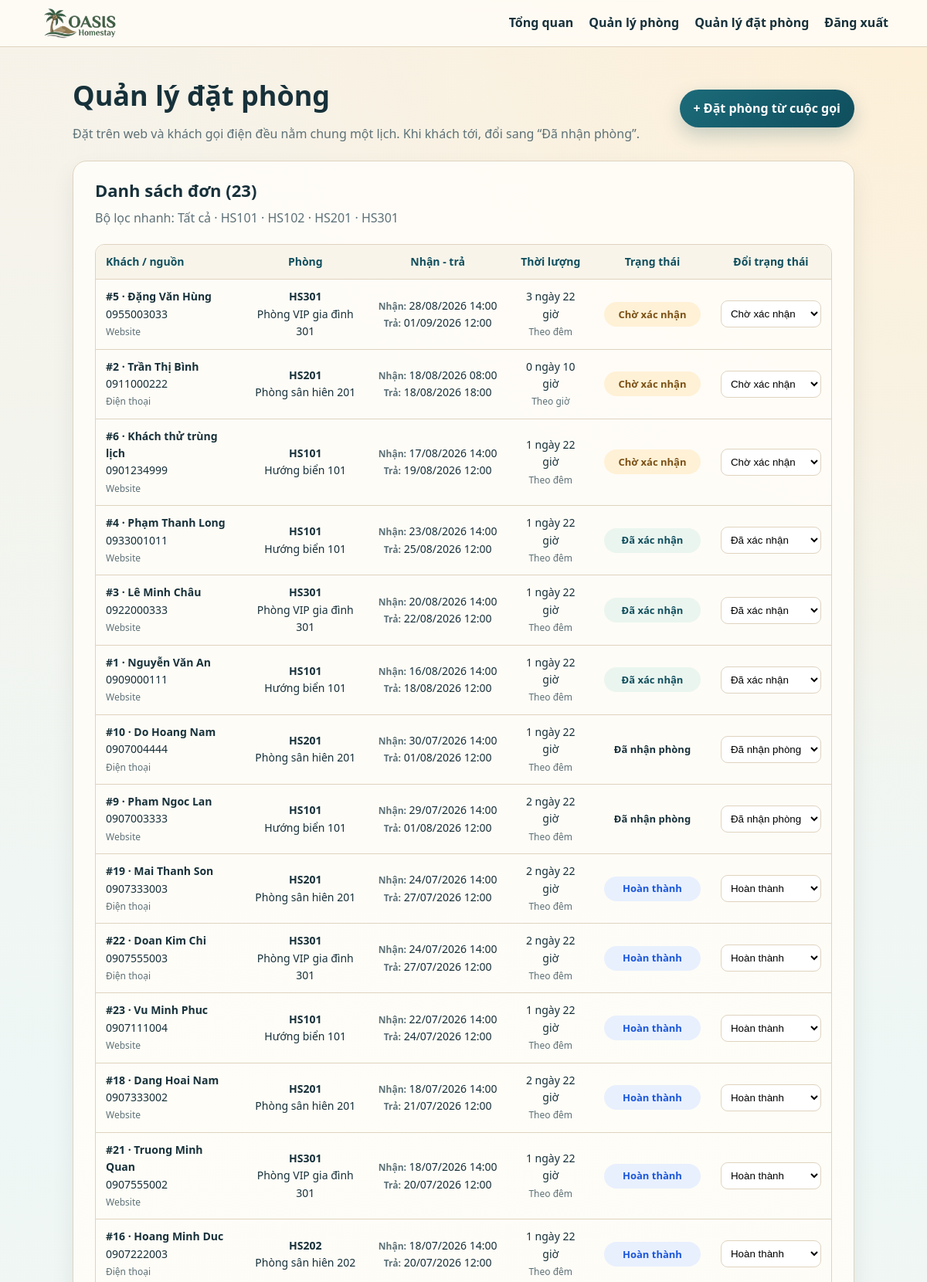
The page /admin/bookings.php (signed in, upper part) on the database its author committed.
### tables this page shows
CREATE TABLE phong (
    id_phong INT AUTO_INCREMENT PRIMARY KEY,
    id_loai_phong INT NOT NULL,
    ma_so_phong VARCHAR(20) NOT NULL UNIQUE,
    ten_phong VARCHAR(100) NOT NULL,
    tang INT NOT NULL DEFAULT 1,
    vi_tri VARCHAR(150) DEFAULT NULL,
    huong_view VARCHAR(150) DEFAULT NULL,
    dien_tich DECIMAL(8,2) DEFAULT NULL,
    tien_nghi TEXT,
    duong_dan_hinh VARCHAR(255) NOT NULL,
    hinh_2 VARCHAR(255) DEFAULT NULL,
    hinh_3 VARCHAR(255) DEFAULT NULL,
    hinh_4 VARCHAR(255) DEFAULT NULL,
    gia_theo_gio DECIMAL(12,2) DEFAULT NULL,
    gia_theo_ngay DECIMAL(12,2) DEFAULT NULL,
    trang_thai ENUM('dang_hoat_dong', 'tu_sua', 'tam_dung') DEFAULT 'dang_hoat_dong',
    ngay_tao TIMESTAMP DEFAULT CURRENT_TIMESTAMP,
    FOREIGN KEY (id_loai_phong) REFERENCES loai_phong(id_loai_phong),
    INDEX idx_phong_trang_thai (trang_thai)
);

CREATE TABLE dat_phong (
    id_dat_phong INT AUTO_INCREMENT PRIMARY KEY,
    id_phong INT NOT NULL,
    ho_ten VARCHAR(100) NOT NULL,
    so_dien_thoai VARCHAR(20) NOT NULL,
    email VARCHAR(100),
    dia_chi VARCHAR(255),
    ngay_nhan_phong DATETIME NOT NULL,
    ngay_tra_phong DATETIME NOT NULL,
    kieu_dat ENUM('gio', 'ngay') DEFAULT 'ngay',
    so_luong INT NOT NULL DEFAULT 1,
    tong_tien DECIMAL(12,2) NOT NULL DEFAULT 0,
    nguon_dat ENUM('web', 'dien_thoai') DEFAULT 'web',
    trang_thai ENUM('cho_xac_nhan', 'da_xac_nhan', 'da_nhan_phong', 'hoan_thanh', 'da_huy') DEFAULT 'cho_xac_nhan',
    ghi_chu VARCHAR(500),
    ngay_tao TIMESTAMP DEFAULT CURRENT_TIMESTAMP,
    FOREIGN KEY (id_phong) REFERENCES phong(id_phong),
    INDEX idx_lich_phong (id_phong, ngay_nhan_phong, ngay_tra_phong),
    INDEX idx_trang_thai_dat (trang_thai)
);

### includes/functions.php (called while the page is built, shortened)
<?php
function h($giaTri)
{
    return htmlspecialchars((string) $giaTri, ENT_QUOTES, 'UTF-8');
}
function ten_trang_thai_dat($trangThai)
{
    return array(
        'cho_xac_nhan' => 'Chờ xác nhận',
        'da_xac_nhan' => 'Đã xác nhận',
        'da_nhan_phong' => 'Đã nhận phòng',
        'hoan_thanh' => 'Hoàn thành',
        'da_huy' => 'Đã hủy',
    )[$trangThai] ?? 'Chưa rõ';
}
function format_duration_minutes($minutes)
{
    $minutes = max(0, (int) $minutes); return floor($minutes / 1440) . ' ngày ' . floor(($minutes % 1440) / 60) . ' giờ';
}

### admin/bookings.php (the view, shortened to what this page needs)
<?php
include '../includes/db.php';
include '../includes/functions.php';
$rooms = array();
$bookings = array();
if ($conn) {
    $result = $conn->query("SELECT p.id_phong, p.ma_so_phong, p.ten_phong, p.trang_thai,
        lp.ten_loai_phong, lp.gia_theo_gio, lp.gia_theo_ngay
        FROM phong p INNER JOIN loai_phong lp ON lp.id_loai_phong = p.id_loai_phong
        WHERE p.trang_thai = 'dang_hoat_dong' ORDER BY p.ma_so_phong");
    if ($result) while ($row = $result->fetch_assoc()) $rooms[] = $row;
}
if ($conn) {
    $sql = "SELECT dp.*, p.ten_phong, p.ma_so_phong, lp.ten_loai_phong
            FROM dat_phong dp INNER JOIN phong p ON p.id_phong = dp.id_phong
            INNER JOIN loai_phong lp ON lp.id_loai_phong = p.id_loai_phong";
    $sql .= " ORDER BY CASE dp.trang_thai WHEN 'cho_xac_nhan' THEN 0 WHEN 'da_xac_nhan' THEN 1
              WHEN 'da_nhan_phong' THEN 2 WHEN 'hoan_thanh' THEN 3 ELSE 4 END, dp.ngay_nhan_phong DESC";
    $result = $conn->query($sql);
    if ($result) while ($row = $result->fetch_assoc()) $bookings[] = $row;
}
include '../includes/header.php';
?>
<main class="admin-main"><div class="admin-container">
    <section class="page-title"><div><h1>Quản lý đặt phòng</h1><p>Đặt trên web và khách gọi điện đều nằm chung một lịch. Khi khách tới, đổi sang “Đã nhận phòng”.</p></div><a class="button" href="bookings.php?action=add">+ Đặt phòng từ cuộc gọi</a></section>
    <section class="room-admin-list-card room-admin-list-section booking-list-section"><div class="room-admin-list-intro"><h2>Danh sách đơn (<?php echo count($bookings); ?>)</h2><p>Bộ lọc nhanh: <a href="bookings.php">Tất cả</a><?php foreach ($rooms as $room) { ?> · <a href="bookings.php?id_phong=<?php echo (int) $room['id_phong']; ?>"><?php echo h($room['ma_so_phong']); ?></a><?php } ?></p></div>
        <div class="booking-table-wrap"><table class="booking-table"><thead><tr><th>Khách / nguồn</th><th>Phòng</th><th>Nhận - trả</th><th>Thời lượng</th><th>Trạng thái</th><th>Đổi trạng thái</th></tr></thead><tbody>
        <?php foreach ($bookings as $item) { $minutes = max(0, (int) ceil((strtotime($item['ngay_tra_phong']) - strtotime($item['ngay_nhan_phong'])) / 60)); $statusClass = match ($item['trang_thai']) { 'cho_xac_nhan' => 'booking-badge--pending', 'da_xac_nhan' => 'booking-badge--confirmed', 'da_nhan_phong' => 'booking-badge--occupied', 'hoan_thanh' => 'booking-badge--done', 'da_huy' => 'booking-badge--cancelled', default => 'booking-badge--pending' }; ?>
            <tr><td><strong>#<?php echo (int) $item['id_dat_phong']; ?> · <?php echo h($item['ho_ten']); ?></strong><br><?php echo h($item['so_dien_thoai']); ?><br><span class="booking-email"><?php echo $item['nguon_dat'] === 'dien_thoai' ? 'Điện thoại' : 'Website'; ?></span></td><td><strong><?php echo h($item['ma_so_phong']); ?></strong><br><?php echo h($item['ten_phong']); ?></td><td class="booking-date-cell"><span class="booking-sublabel">Nhận:</span> <?php echo date('d/m/Y H:i', strtotime($item['ngay_nhan_phong'])); ?><br><span class="booking-sublabel">Trả:</span> <?php echo date('d/m/Y H:i', strtotime($item['ngay_tra_phong'])); ?></td><td><?php echo h(format_duration_minutes($minutes)); ?><br><span class="booking-email"><?php echo h($item['kieu_dat'] === 'gio' ? 'Theo giờ' : 'Theo đêm'); ?></span></td><td><span class="booking-badge <?php echo $statusClass; ?>"><?php echo h(ten_trang_thai_dat($item['trang_thai'])); ?></span></td><td><form method="post" class="status-form"><input type="hidden" name="action" value="update_status"><input type="hidden" name="id_dat_phong" value="<?php echo (int) $item['id_dat_phong']; ?>"><select name="trang_thai" onchange="this.form.submit()"><option value="cho_xac_nhan" <?php echo $item['trang_thai'] === 'cho_xac_nhan' ? 'selected' : ''; ?>>Chờ xác nhận</option><option value="da_xac_nhan" <?php echo $item['trang_thai'] === 'da_xac_nhan' ? 'selected' : ''; ?>>Đã xác nhận</option><option value="da_nhan_phong" <?php echo $item['trang_thai'] === 'da_nhan_phong' ? 'selected' : ''; ?>>Đã nhận phòng</option><option value="hoan_thanh" <?php echo $item['trang_thai'] === 'hoan_thanh' ? 'selected' : ''; ?>>Hoàn thành</option><option value="da_huy" <?php echo $item['trang_thai'] === 'da_huy' ? 'selected' : ''; ?>>Đã hủy</option></select></form></td></tr>
        <?php } ?>
        </tbody></table></div>
    </section>
</div></main>
<?php include '../includes/footer.php'; ?>

### includes/site.css (style rules this page uses)
* { box-sizing: border-box; }
:root { --ink: #17313a; --muted: #5d7177; --sea: #1c6b7a; --sea-deep: #0f4e5d; --sand: #f4eadb; --paper: #fffdf8; --line: #dfd3bf; --glow: rgba(18, 54, 61, 0.14); }
body { margin: 0; font-family: "Segoe UI", "Helvetica Neue", Arial, sans-serif; color: var(--ink); background: radial-gradient(circle at top right, rgba(255, 239, 212, 0.85), transparent 34%), linear-gradient(180deg, #f7f2e8 0%, #eef7f6 52%, #f7f2e8 100%); line-height: 1.6; display: flex; flex-direction: column; min-height: 100vh; }
a { color: inherit; text-decoration: none; }
.admin-container { width: min(1120px, 92%); margin: 0 auto; }
.admin-main { padding: 34px 0; flex: 1; }
.page-title { margin-bottom: 22px; display: flex; justify-content: space-between; align-items: center; gap: 20px; }
.page-title>div { flex: 1; }
.page-title h1 { margin: 0 0 8px; font-size: clamp(28px, 4vw, 36px); font-weight: 700; }
.page-title p { margin: 0; color: var(--muted); }
.page-title .button { flex-shrink: 0; white-space: nowrap; }
.room-admin-list-card { background: rgba(255, 253, 248, 0.95); border: 1px solid var(--line); border-radius: 18px; padding: 20px 28px 28px 28px; box-shadow: 0 14px 30px rgba(24, 43, 48, 0.08); }
.room-admin-list-intro { margin-bottom: 20px; }
.room-admin-list-intro h2 { margin: 0 0 6px; font-size: 22px; }
.room-admin-list-intro p { margin: 0; color: var(--muted); }
th { text-align: center; }
.button, button { display: inline-block; border: 0; border-radius: 999px; background: linear-gradient(135deg, var(--sea), var(--sea-deep)); color: #ffffff; padding: 12px 18px; font-weight: 700; cursor: pointer; box-shadow: 0 10px 24px rgba(15, 78, 93, 0.22); }
main { width: min(1100px, 92%); margin: 0 auto; flex: 1; }
.booking-list-section { margin-top: 0; }
.booking-table-wrap { overflow-x: auto; border-radius: 12px; border: 1px solid var(--line); }
.booking-table { width: 100%; border-collapse: collapse; min-width: 760px; }
.booking-table th, .booking-table td { padding: 11px 13px; border-bottom: 1px solid var(--line); text-align: center; vertical-align: middle; font-size: 14px; }
.booking-table thead th { background: rgba(248, 243, 233, 0.9); font-weight: 700; font-size: 14px; color: var(--sea-deep); white-space: nowrap; text-align: center; }
.booking-table th:first-child, .booking-table td:first-child { text-align: left; }
.booking-badge { display: inline-flex; align-items: center; justify-content: center; width: 125px; height: 32px; padding: 0 10px; border-radius: 999px; font-size: 13px; font-weight: 700; white-space: nowrap; box-shadow: none; text-align: center; }
.booking-badge--pending { background: #fff1d6; color: #7a5015; }
.booking-badge--confirmed { background: #eaf5ef; color: var(--sea-deep); }
.booking-badge--done { background: #e8f0fe; color: #1a56db; }
.booking-date-cell { white-space: nowrap; font-size: 13px; }
.booking-email { font-size: 12px; color: var(--muted); }
.booking-sublabel { font-size: 12px; color: var(--muted); font-weight: 600; }
.status-form { display: flex; gap: 7px; align-items: center; }
.status-form select { min-width: 130px; padding: 8px; border: 1px solid var(--line); border-radius: 9px; background: #fff; }

### rows shown on the page
phong: ma_so_phong "HS101"
phong: ma_so_phong "HS102"
phong: ma_so_phong "HS201"
phong: ma_so_phong "HS301"
dat_phong: id_dat_phong "5", ho_ten "Đặng Văn Hùng", so_dien_thoai "0955003033", nguon_dat "Website", id_phong.ma_so_phong "HS301", id_phong.ten_phong "Phòng VIP gia đình 301", ngay_nhan_phong "28/08/2026 14:00", ngay_tra_phong "01/09/2026 12:00", format_duration_minutes($minutes) "3 ngày 22 giờ", kieu_dat "Theo đêm", trang_thai "Chờ xác nhận"
dat_phong: id_dat_phong "2", ho_ten "Trần Thị Bình", so_dien_thoai "0911000222", nguon_dat "Điện thoại", id_phong.ma_so_phong "HS201", id_phong.ten_phong "Phòng sân hiên 201", ngay_nhan_phong "18/08/2026 08:00", ngay_tra_phong "18/08/2026 18:00", format_duration_minutes($minutes) "0 ngày 10 giờ", kieu_dat "Theo giờ", trang_thai "Chờ xác nhận"
dat_phong: id_dat_phong "6", ho_ten "Khách thử trùng lịch", so_dien_thoai "0901234999", nguon_dat "Website", id_phong.ma_so_phong "HS101", id_phong.ten_phong "Hướng biển 101", ngay_nhan_phong "17/08/2026 14:00", ngay_tra_phong "19/08/2026 12:00", format_duration_minutes($minutes) "1 ngày 22 giờ", kieu_dat "Theo đêm", trang_thai "Chờ xác nhận"
dat_phong: id_dat_phong "4", ho_ten "Phạm Thanh Long", so_dien_thoai "0933001011", nguon_dat "Website", id_phong.ma_so_phong "HS101", id_phong.ten_phong "Hướng biển 101", ngay_nhan_phong "23/08/2026 14:00", ngay_tra_phong "25/08/2026 12:00", format_duration_minutes($minutes) "1 ngày 22 giờ", kieu_dat "Theo đêm", trang_thai "Đã xác nhận"
dat_phong: id_dat_phong "3", ho_ten "Lê Minh Châu", so_dien_thoai "0922000333", nguon_dat "Website", id_phong.ma_so_phong "HS301", id_phong.ten_phong "Phòng VIP gia đình 301", ngay_nhan_phong "20/08/2026 14:00", ngay_tra_phong "22/08/2026 12:00", format_duration_minutes($minutes) "1 ngày 22 giờ", kieu_dat "Theo đêm", trang_thai "Đã xác nhận"
dat_phong: id_dat_phong "1", ho_ten "Nguyễn Văn An", so_dien_thoai "0909000111", nguon_dat "Website", id_phong.ma_so_phong "HS101", id_phong.ten_phong "Hướng biển 101", ngay_nhan_phong "16/08/2026 14:00", ngay_tra_phong "18/08/2026 12:00", format_duration_minutes($minutes) "1 ngày 22 giờ", kieu_dat "Theo đêm", trang_thai "Đã xác nhận"
dat_phong: id_dat_phong "10", ho_ten "Do Hoang Nam", so_dien_thoai "0907004444", nguon_dat "Điện thoại", id_phong.ma_so_phong "HS201", id_phong.ten_phong "Phòng sân hiên 201", ngay_nhan_phong "30/07/2026 14:00", ngay_tra_phong "01/08/2026 12:00", format_duration_minutes($minutes) "1 ngày 22 giờ", kieu_dat "Theo đêm", trang_thai "Đã nhận phòng"
dat_phong: id_dat_phong "9", ho_ten "Pham Ngoc Lan", so_dien_thoai "0907003333", nguon_dat "Website", id_phong.ma_so_phong "HS101", id_phong.ten_phong "Hướng biển 101", ngay_nhan_phong "29/07/2026 14:00", ngay_tra_phong "01/08/2026 12:00", format_duration_minutes($minutes) "2 ngày 22 giờ", kieu_dat "Theo đêm", trang_thai "Đã nhận phòng"
dat_phong: id_dat_phong "19", ho_ten "Mai Thanh Son", so_dien_thoai "0907333003", nguon_dat "Điện thoại", id_phong.ma_so_phong "HS201", id_phong.ten_phong "Phòng sân hiên 201", ngay_nhan_phong "24/07/2026 14:00", ngay_tra_phong "27/07/2026 12:00", format_duration_minutes($minutes) "2 ngày 22 giờ", kieu_dat "Theo đêm", trang_thai "Hoàn thành"
dat_phong: id_dat_phong "22", ho_ten "Doan Kim Chi", so_dien_thoai "0907555003", nguon_dat "Điện thoại", id_phong.ma_so_phong "HS301", id_phong.ten_phong "Phòng VIP gia đình 301", ngay_nhan_phong "24/07/2026 14:00", ngay_tra_phong "27/07/2026 12:00", format_duration_minutes($minutes) "2 ngày 22 giờ", kieu_dat "Theo đêm", trang_thai "Hoàn thành"
dat_phong: id_dat_phong "23", ho_ten "Vu Minh Phuc", so_dien_thoai "0907111004", nguon_dat "Website", id_phong.ma_so_phong "HS101", id_phong.ten_phong "Hướng biển 101", ngay_nhan_phong "22/07/2026 14:00", ngay_tra_phong "24/07/2026 12:00", format_duration_minutes($minutes) "1 ngày 22 giờ", kieu_dat "Theo đêm", trang_thai "Hoàn thành"
dat_phong: id_dat_phong "18", ho_ten "Dang Hoai Nam", so_dien_thoai "0907333002", nguon_dat "Website", id_phong.ma_so_phong "HS201", id_phong.ten_phong "Phòng sân hiên 201", ngay_nhan_phong "18/07/2026 14:00", ngay_tra_phong "21/07/2026 12:00", format_duration_minutes($minutes) "2 ngày 22 giờ", kieu_dat "Theo đêm", trang_thai "Hoàn thành"
dat_phong: id_dat_phong "21", ho_ten "Truong Minh Quan", so_dien_thoai "0907555002", nguon_dat "Website", id_phong.ma_so_phong "HS301", id_phong.ten_phong "Phòng VIP gia đình 301", ngay_nhan_phong "18/07/2026 14:00", ngay_tra_phong "20/07/2026 12:00", format_duration_minutes($minutes) "1 ngày 22 giờ", kieu_dat "Theo đêm", trang_thai "Hoàn thành"
dat_phong: id_dat_phong "16", ho_ten "Hoang Minh Duc", so_dien_thoai "0907222003", nguon_dat "Điện thoại", id_phong.ma_so_phong "HS202", id_phong.ten_phong "Phòng sân hiên 202", ngay_nhan_phong "18/07/2026 14:00", ngay_tra_phong "20/07/2026 12:00", format_duration_minutes($minutes) "1 ngày 22 giờ", kieu_dat "Theo đêm", trang_thai "Hoàn thành"

### other values the page prints
$item['label'] "Tổng quan"
$item['label'] "Quản lý phòng"
$item['label'] "Quản lý đặt phòng"
$item['label'] "Đăng xuất"
count($bookings) "23"
